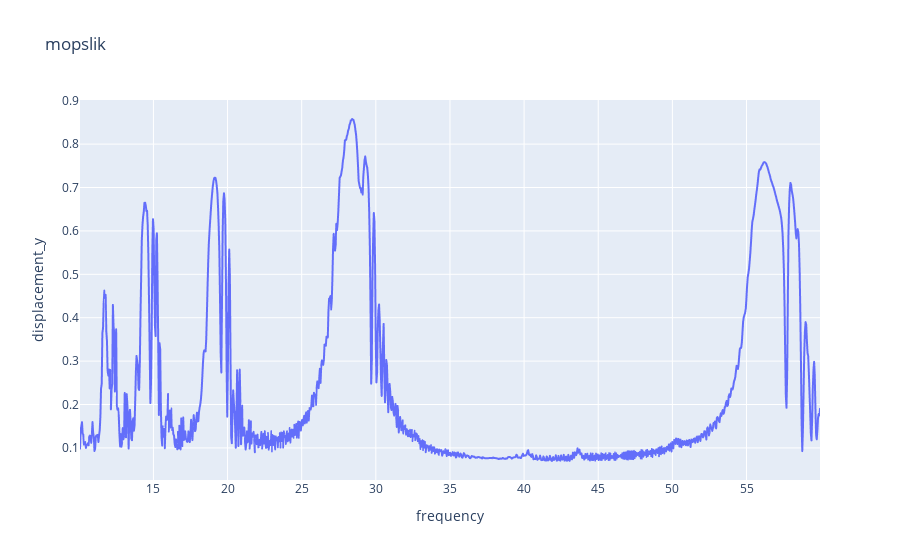
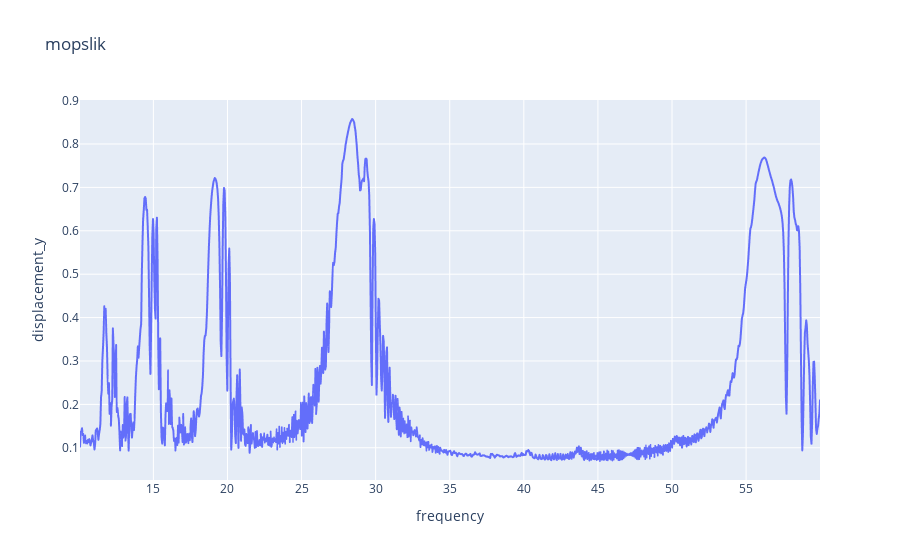
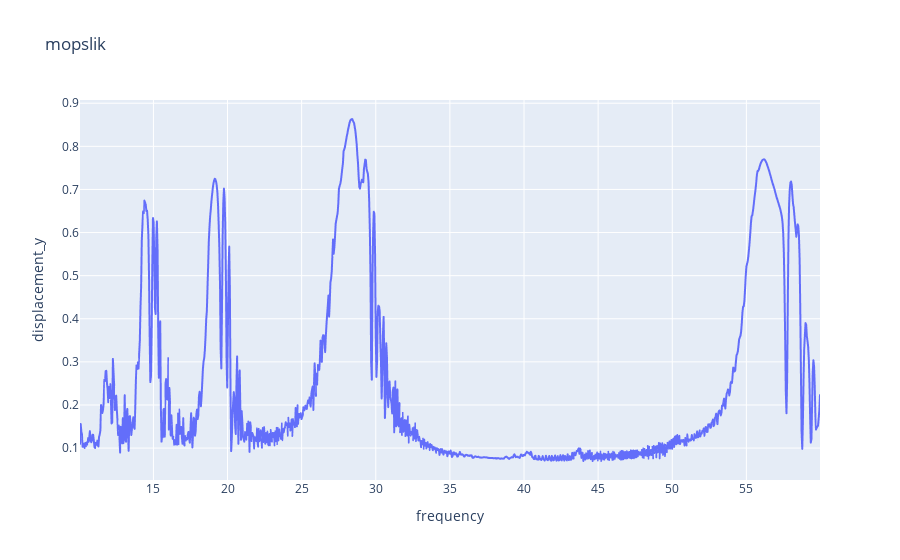
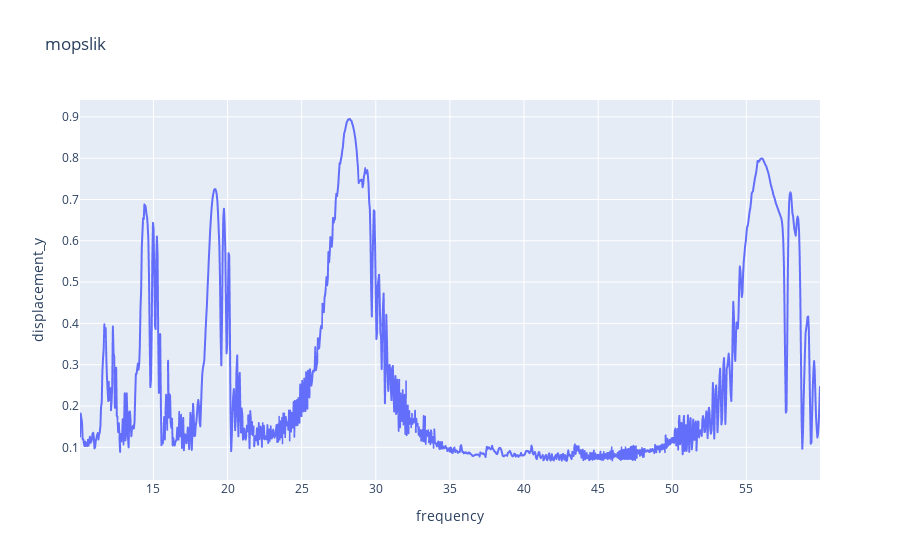

Here is the notebook cell these charts were saved with, in order:
### Code cell
for i in range(len(plot_data)):
    fig = px.line(plot_data[i], x=plot_data[i]['frequency'], y=plot_data[i]['displacement_y'], title='mopslik')
    fig.show()

### Figure 1 — Plotly figure (JSON) as saved in the notebook; plotly's stock layout.template omitted (floating-point values rounded to 4 significant figures; data arrays with more than 128 entries replaced by an {"elided": "..."} marker saying what was removed)
{"data": [{"hovertemplate": "frequency=%{x}<br>displacement_y=%{y}<extra></extra>", "legendgroup": "", "line": {"color": "#636efa", "dash": "solid"}, "mode": "lines", "name": "", "showlegend": false, "type": "scattergl", "x": {"elided": "1127 float values"}, "xaxis": "x", "y": {"elided": "1127 float values"}, "yaxis": "y"}], "layout": {"legend": {"tracegroupgap": 0}, "title": {"text": "mopslik"}, "xaxis": {"anchor": "y", "domain": [0, 1], "title": {"text": "frequency"}}, "yaxis": {"anchor": "x", "domain": [0, 1], "title": {"text": "displacement_y"}}}}

### Figure 2 — Plotly figure (JSON) as saved in the notebook; plotly's stock layout.template omitted (floating-point values rounded to 4 significant figures; data arrays with more than 128 entries replaced by an {"elided": "..."} marker saying what was removed)
{"data": [{"hovertemplate": "frequency=%{x}<br>displacement_y=%{y}<extra></extra>", "legendgroup": "", "line": {"color": "#636efa", "dash": "solid"}, "mode": "lines", "name": "", "showlegend": false, "type": "scattergl", "x": {"elided": "1127 float values"}, "xaxis": "x", "y": {"elided": "1127 float values"}, "yaxis": "y"}], "layout": {"legend": {"tracegroupgap": 0}, "title": {"text": "mopslik"}, "xaxis": {"anchor": "y", "domain": [0, 1], "title": {"text": "frequency"}}, "yaxis": {"anchor": "x", "domain": [0, 1], "title": {"text": "displacement_y"}}}}

### Figure 3 — Plotly figure (JSON) as saved in the notebook; plotly's stock layout.template omitted (floating-point values rounded to 4 significant figures; data arrays with more than 128 entries replaced by an {"elided": "..."} marker saying what was removed)
{"data": [{"hovertemplate": "frequency=%{x}<br>displacement_y=%{y}<extra></extra>", "legendgroup": "", "line": {"color": "#636efa", "dash": "solid"}, "mode": "lines", "name": "", "showlegend": false, "type": "scattergl", "x": {"elided": "1127 float values"}, "xaxis": "x", "y": {"elided": "1127 float values"}, "yaxis": "y"}], "layout": {"legend": {"tracegroupgap": 0}, "title": {"text": "mopslik"}, "xaxis": {"anchor": "y", "domain": [0, 1], "title": {"text": "frequency"}}, "yaxis": {"anchor": "x", "domain": [0, 1], "title": {"text": "displacement_y"}}}}

### Figure 4 — Plotly figure (JSON) as saved in the notebook; plotly's stock layout.template omitted (floating-point values rounded to 4 significant figures; data arrays with more than 128 entries replaced by an {"elided": "..."} marker saying what was removed)
{"data": [{"hovertemplate": "frequency=%{x}<br>displacement_y=%{y}<extra></extra>", "legendgroup": "", "line": {"color": "#636efa", "dash": "solid"}, "mode": "lines", "name": "", "showlegend": false, "type": "scattergl", "x": {"elided": "1127 float values"}, "xaxis": "x", "y": {"elided": "1127 float values"}, "yaxis": "y"}], "layout": {"legend": {"tracegroupgap": 0}, "title": {"text": "mopslik"}, "xaxis": {"anchor": "y", "domain": [0, 1], "title": {"text": "frequency"}}, "yaxis": {"anchor": "x", "domain": [0, 1], "title": {"text": "displacement_y"}}}}
